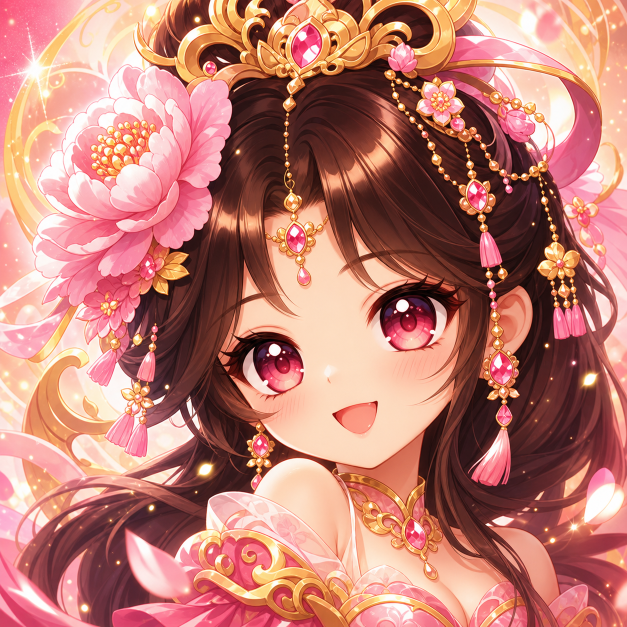
#> input picture scripts/source/diaochan-card.png, 1254 x 1254 px (shown at 1/2 size)
$ python normalize_character_animation_strip.py --input source/diaochan-card.png --out-dir out --frames 5
#> lines starting #> are read from the running program, lines starting #| are printed output that depends on the picture
#!/usr/bin/env python3
"""Normalize character animation frames into fixed-size transparent PNGs."""

from __future__ import annotations

import argparse
from pathlib import Path
from typing import Iterable, Sequence

try:
    from PIL import Image
except ImportError as exc:  # pragma: no cover
    raise SystemExit("Pillow is required. Use the bundled Codex Python runtime or install pillow.") from exc


def parse_args() -> argparse.Namespace:
    parser = argparse.ArgumentParser(description="Normalize a transparent character animation strip or frame directory.")
    parser.add_argument("--input", required=True, help="Path to the raw horizontal strip PNG.")
    parser.add_argument("--out-dir", required=True, help="Directory to write 01.png, 02.png, ...")
    parser.add_argument("--frames", type=int, required=True, help="Number of equal-width slots in the strip.")
    parser.add_argument("--frame-width", type=int, default=192, help="Output frame width. Default: 192.")
    parser.add_argument("--frame-height", type=int, default=224, help="Output frame height. Default: 224.")
    parser.add_argument("--anchor", help="Optional anchor frame used for stable scale and frame 01 lockback.")
    parser.add_argument("--lock-frame1", action="store_true", help="Replace frame 01 with the anchor frame after normalization.")
    parser.add_argument("--alpha-threshold", type=int, default=8, help="Alpha threshold for sprite bounds. Default: 8.")
    return parser.parse_args()


def threshold_bbox(image: Image.Image, alpha_threshold: int) -> tuple[int, int, int, int] | None:
    alpha = image.getchannel("A").point(lambda value: 255 if value > alpha_threshold else 0)
    return alpha.getbbox()


def crop_to_content(image: Image.Image, alpha_threshold: int) -> Image.Image | None:
    bbox = threshold_bbox(image, alpha_threshold)
    if bbox is None:
        return None
    return image.crop(bbox)


def split_strip(strip: Image.Image, frames: int) -> list[Image.Image]:
    step = strip.width / frames
    return [strip.crop((round(index * step), 0, round((index + 1) * step), strip.height)) for index in range(frames)]


def max_content_size(images: Iterable[Image.Image | None]) -> tuple[int, int]:
    sizes = [(image.width, image.height) for image in images if image is not None]
    if not sizes:
        raise SystemExit("No sprite content was detected in the strip.")
    return max(width for width, _ in sizes), max(height for _, height in sizes)


def compose_frame(image: Image.Image | None, frame_width: int, frame_height: int, scale: float, margin_bottom: int = 0) -> Image.Image:
    canvas = Image.new("RGBA", (frame_width, frame_height), (0, 0, 0, 0))
    if image is None:
        return canvas
    width = max(1, round(image.width * scale))
    height = max(1, round(image.height * scale))
    resized = image.resize((width, height), Image.Resampling.LANCZOS)
    offset_x = (frame_width - width) // 2
    offset_y = frame_height - margin_bottom - height
    canvas.alpha_composite(resized, (offset_x, offset_y))
    return canvas


def normalize_images(
    images: Sequence[Image.Image],
    out_dir: Path,
    frame_width: int = 192,
    frame_height: int = 224,
    anchor_path: Path | None = None,
    lock_frame1: bool = False,
    alpha_threshold: int = 8,
    margin_x: int = 8,
    margin_top: int = 6,
    margin_bottom: int = 0,
) -> list[Path]:
    if lock_frame1 and anchor_path is None:
        raise SystemExit("--lock-frame1 requires --anchor.")

    contents = [crop_to_content(image, alpha_threshold) for image in images]
    anchor_image: Image.Image | None = None
    anchor_content: Image.Image | None = None
    if anchor_path is not None:
        anchor_image = Image.open(anchor_path).convert("RGBA")
        anchor_content = crop_to_content(anchor_image, alpha_threshold)

    max_width, max_height = max_content_size([*contents, anchor_content])
    scale = min(
        1,
        max(1, frame_width - margin_x * 2) / max_width,
        max(1, frame_height - margin_top - margin_bottom) / max_height,
    )

    out_dir.mkdir(parents=True, exist_ok=True)
    paths: list[Path] = []
    for index, content in enumerate(contents, start=1):
        if index == 1 and lock_frame1 and anchor_image is not None:
            frame = anchor_image if anchor_image.size == (frame_width, frame_height) else compose_frame(anchor_content, frame_width, frame_height, scale, margin_bottom)
        else:
            frame = compose_frame(content, frame_width, frame_height, scale, margin_bottom)
        path = out_dir / f"{index:02d}.png"
        frame.save(path)
        paths.append(path)
    return paths


def normalize_frames(
    input_paths: Sequence[Path],
    out_dir: Path,
    frame_width: int = 192,
    frame_height: int = 224,
    anchor_path: Path | None = None,
    lock_frame1: bool = False,
    alpha_threshold: int = 8,
) -> list[Path]:
    images = [Image.open(path).convert("RGBA") for path in input_paths]
    return normalize_images(images, out_dir, frame_width, frame_height, anchor_path, lock_frame1, alpha_threshold)


def normalize_strip(
    input_path: Path,
    out_dir: Path,
    frames: int,
    frame_width: int = 192,
    frame_height: int = 224,
    anchor_path: Path | None = None,
    lock_frame1: bool = False,
    alpha_threshold: int = 8,
) -> list[Path]:
    if frames < 1:
        raise SystemExit("--frames must be at least 1.")
    if lock_frame1 and anchor_path is None:
        raise SystemExit("--lock-frame1 requires --anchor.")

    strip = Image.open(input_path).convert("RGBA")
    slots = split_strip(strip, frames)
    return normalize_images(slots, out_dir, frame_width, frame_height, anchor_path, lock_frame1, alpha_threshold, margin_x=8, margin_top=6)


def main() -> None:
    args = parse_args()
    normalize_strip(
        Path(args.input),
        Path(args.out_dir),
        args.frames,
        args.frame_width,
        args.frame_height,
        Path(args.anchor) if args.anchor else None,
        args.lock_frame1,
        args.alpha_threshold,
    )
#> in normalize_strip, `slots = split_strip(strip, frames)`: slots = 5 items
#> in threshold_bbox, `alpha = image.getchannel("A").point(lambda value: 255 if value > alpha..`: alpha: PIL image 251x1254 L; every value is 255
#> in crop_to_content, `bbox = threshold_bbox(image, alpha_threshold)`: bbox = (0, 0, 251, 1254)
#> call 2 of crop_to_content, with alpha_threshold = 8
#> in crop_to_content (call 2), `bbox = threshold_bbox(image, alpha_threshold)`:
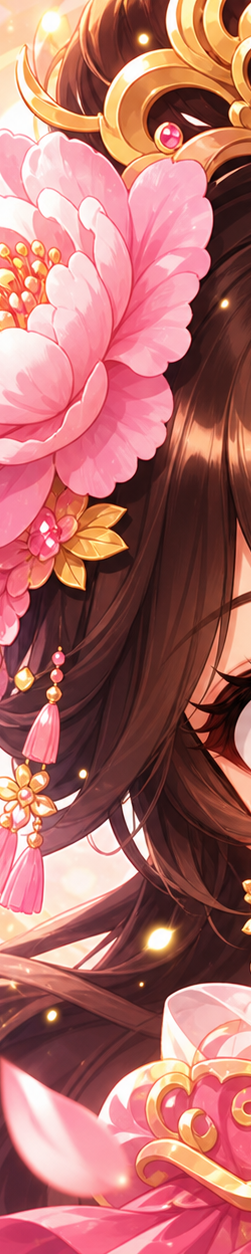
#> image: PIL image 251x1254 RGBA; mean R, G, B, A 177.6, 109.6, 105.2, 255
#> call 3 of crop_to_content, with alpha_threshold = 8
#> in threshold_bbox (call 3), `alpha = image.getchannel("A").point(lambda value: 255 if value > alpha..`: alpha: PIL image 250x1254 L; every value is 255
#> in crop_to_content (call 3), `bbox = threshold_bbox(image, alpha_threshold)`: bbox = (0, 0, 250, 1254)
#> in crop_to_content (call 3), `bbox = threshold_bbox(image, alpha_threshold)`:
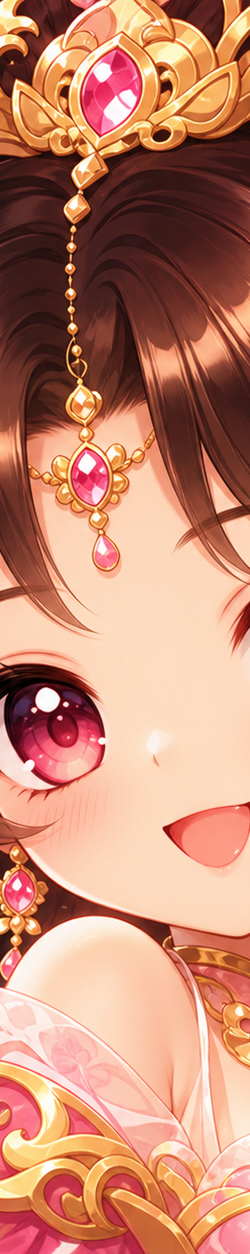
#> image: PIL image 250x1254 RGBA; mean R, G, B, A 197, 137, 113.6, 255
#> call 4 of crop_to_content, with alpha_threshold = 8
#> in crop_to_content (call 4), `bbox = threshold_bbox(image, alpha_threshold)`: bbox = (0, 0, 251, 1254)
#> in crop_to_content (call 4), `bbox = threshold_bbox(image, alpha_threshold)`:
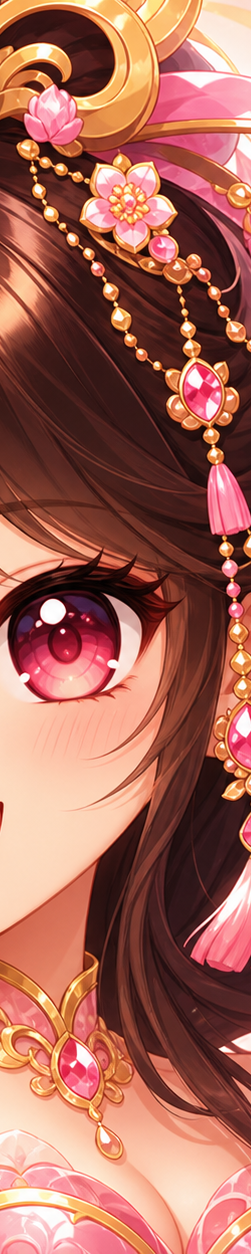
#> image: PIL image 251x1254 RGBA; mean R, G, B, A 165.2, 102.4, 88.2, 255
#> in crop_to_content (call 5), `bbox = threshold_bbox(image, alpha_threshold)`:
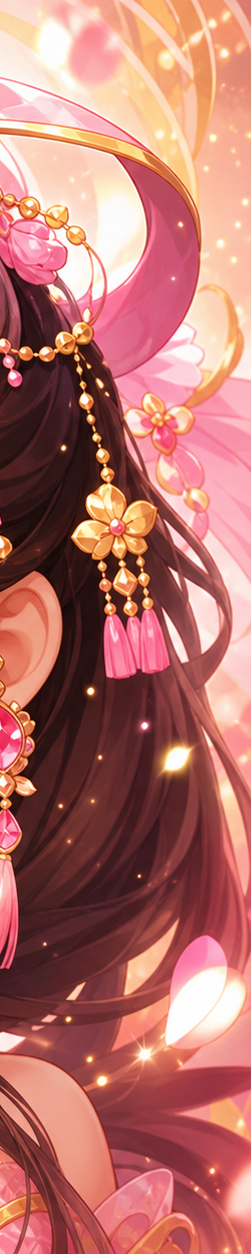
#> image: PIL image 251x1254 RGBA; mean R, G, B, A 183.5, 115.4, 108.7, 255
#> in normalize_images, `contents = [crop_to_content(image, alpha_threshold) for image in images]`: contents = 5 items
#> in normalize_images, `max_width, max_height = max_content_size([*contents, anchor_content])`: max_width = 251; max_height = 1254
#> in normalize_images, `scale = min( 1, max(1, frame_width - margin_x * 2) / max_width, max(1,..`: scale = 0.174
#> the loop in normalize_images, `for index, content in enumerate(contents, start=1):` made 5 passes
#> pass 1, in compose_frame, `resized = image.resize((width, height), Image.Resampling.LANCZOS)`:
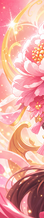
#> resized: PIL image 44x218 RGBA; mean R, G, B, A 235.1, 168.6, 161.2, 255
#> pass 1, in normalize_images, `frame = compose_frame(content, frame_width, frame_height, scale, margi..`:
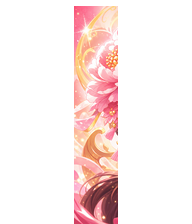
#> frame: PIL image 192x224 RGBA; mean R, G, B, A 52.4, 37.6, 35.9, 56.9; transparent parts drawn white
#> after the loop in normalize_images, `for index, content in enumerate(contents, start=1):`:
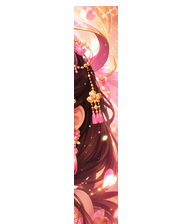
#> frame: PIL image 192x224 RGBA; mean R, G, B, A 40.9, 25.7, 24.2, 56.9; transparent parts drawn white
#> after the loop in normalize_images, `for index, content in enumerate(contents, start=1):`: paths = 5 items


if __name__ == "__main__":
    main()
